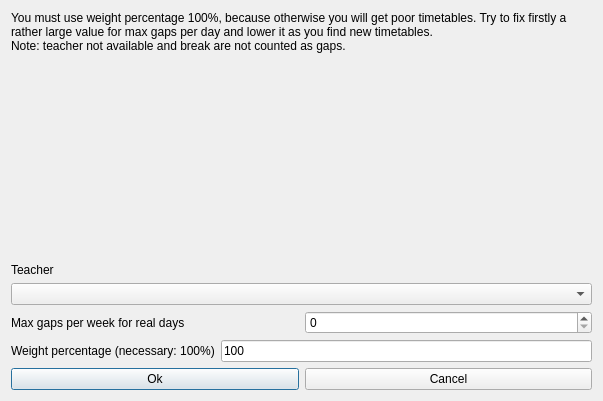
<?xml version="1.0" encoding="UTF-8"?>
<ui version="4.0">
 <class>ModifyConstraintTeacherMaxGapsPerWeekForRealDaysForm_template</class>
 <widget class="QDialog" name="ModifyConstraintTeacherMaxGapsPerWeekForRealDaysForm_template">
  <property name="geometry">
   <rect>
    <x>0</x>
    <y>0</y>
    <width>603</width>
    <height>401</height>
   </rect>
  </property>
  <property name="windowTitle">
   <string extracomment="This is the title of the dialog to modify a constraint of this type">Modify teacher max gaps per week for real days</string>
  </property>
  <layout class="QGridLayout" name="gridLayout">
   <item row="5" column="0">
    <layout class="QHBoxLayout">
     <item>
      <widget class="QPushButton" name="okPushButton">
       <property name="text">
        <string>Ok</string>
       </property>
      </widget>
     </item>
     <item>
      <widget class="QPushButton" name="cancelPushButton">
       <property name="text">
        <string>Cancel</string>
       </property>
      </widget>
     </item>
    </layout>
   </item>
   <item row="4" column="0">
    <layout class="QHBoxLayout" name="horizontalLayout_2">
     <item>
      <widget class="QLabel" name="weightTextLabel">
       <property name="frameShape">
        <enum>QFrame::NoFrame</enum>
       </property>
       <property name="frameShadow">
        <enum>QFrame::Plain</enum>
       </property>
       <property name="text">
        <string>Weight percentage (necessary: 100%)</string>
       </property>
       <property name="wordWrap">
        <bool>false</bool>
       </property>
      </widget>
     </item>
     <item>
      <widget class="QLineEdit" name="weightLineEdit">
       <property name="text">
        <string notr="true">100</string>
       </property>
      </widget>
     </item>
    </layout>
   </item>
   <item row="0" column="0">
    <widget class="QLabel" name="weightTextLabel_2">
     <property name="sizePolicy">
      <sizepolicy hsizetype="Minimum" vsizetype="Minimum">
       <horstretch>0</horstretch>
       <verstretch>0</verstretch>
      </sizepolicy>
     </property>
     <property name="frameShape">
      <enum>QFrame::NoFrame</enum>
     </property>
     <property name="frameShadow">
      <enum>QFrame::Plain</enum>
     </property>
     <property name="text">
      <string>You must use weight percentage 100%, because otherwise you will get poor timetables. Try to fix firstly a rather large value for max gaps per day and lower it as you find new timetables.
Note: teacher not available and break are not counted as gaps.</string>
     </property>
     <property name="wordWrap">
      <bool>true</bool>
     </property>
    </widget>
   </item>
   <item row="2" column="0">
    <layout class="QVBoxLayout" name="verticalLayout">
     <item>
      <widget class="QLabel" name="teacherTextLabel">
       <property name="frameShape">
        <enum>QFrame::NoFrame</enum>
       </property>
       <property name="frameShadow">
        <enum>QFrame::Plain</enum>
       </property>
       <property name="text">
        <string>Teacher</string>
       </property>
       <property name="wordWrap">
        <bool>false</bool>
       </property>
      </widget>
     </item>
     <item>
      <widget class="QComboBox" name="teachersComboBox">
       <property name="editable">
        <bool>false</bool>
       </property>
       <property name="insertPolicy">
        <enum>QComboBox::NoInsert</enum>
       </property>
       <property name="duplicatesEnabled">
        <bool>false</bool>
       </property>
      </widget>
     </item>
    </layout>
   </item>
   <item row="1" column="0">
    <spacer name="spacer4">
     <property name="orientation">
      <enum>Qt::Vertical</enum>
     </property>
     <property name="sizeType">
      <enum>QSizePolicy::Expanding</enum>
     </property>
     <property name="sizeHint" stdset="0">
      <size>
       <width>99</width>
       <height>99</height>
      </size>
     </property>
    </spacer>
   </item>
   <item row="3" column="0">
    <layout class="QHBoxLayout" name="horizontalLayout">
     <item>
      <widget class="QLabel" name="textLabel1">
       <property name="text">
        <string>Max gaps per week for real days</string>
       </property>
       <property name="wordWrap">
        <bool>false</bool>
       </property>
      </widget>
     </item>
     <item>
      <widget class="QSpinBox" name="maxGapsSpinBox"/>
     </item>
    </layout>
   </item>
  </layout>
 </widget>
 <layoutdefault spacing="6" margin="11"/>
 <resources/>
 <connections/>
</ui>
